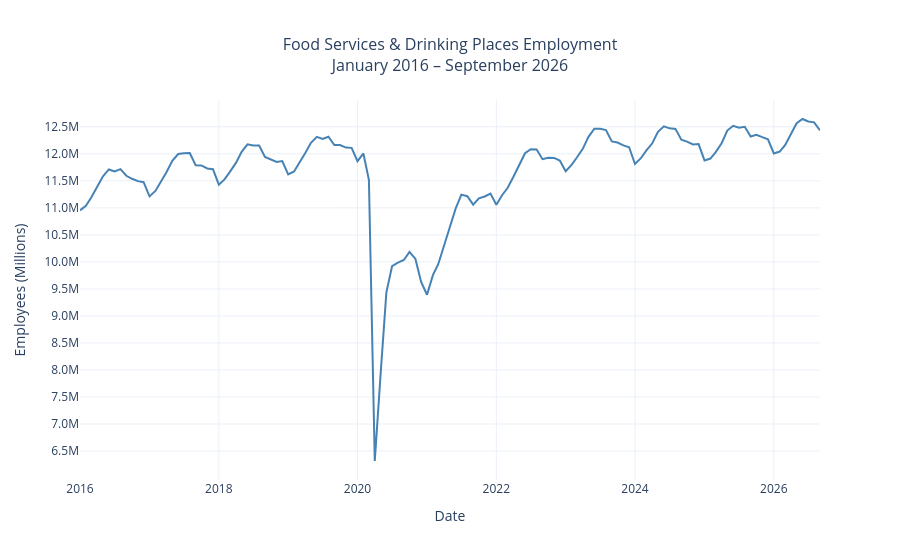

This figure's notebook cell:
### Code cell
# =============================================================================
# Section 2: Full Series
# =============================================================================

fig = go.Figure()

fig.add_trace(go.Scatter(
    x=df.index, y=df['employed'],
    mode='lines',
    name='Employed',
    line=dict(color='steelblue', width=2)
))

fig.update_layout(
    title=dict(text='Food Services & Drinking Places Employment<br>January 2016 – September 2026',
               x=0.5, font=dict(size=16)),
    xaxis_title='Date',
    yaxis_title='Employees (Millions)',
    yaxis=dict(
        tickvals=list(range(6_500_000, 13_000_000, 500_000)),
        ticktext=[
            f'{v/1_000_000:.1f}M'
            for v in range(6_500_000, 13_000_000, 500_000)
        ]
    ),
    hovermode='x unified',
    template='plotly_white'
)

fig.show()

### Figure 1 — Plotly figure (JSON) as saved in the notebook; plotly's stock layout.template omitted (floating-point values rounded to 4 significant figures; data arrays with more than 128 entries replaced by an {"elided": "..."} marker saying what was removed)
{"data": [{"line": {"color": "steelblue", "width": 2}, "mode": "lines", "name": "Employed", "type": "scatter", "x": {"elided": "129 str values"}, "y": {"elided": "129 int values"}}], "layout": {"hovermode": "x unified", "title": {"font": {"size": 16}, "text": "Food Services & Drinking Places Employment<br>January 2016 – September 2026", "x": 0.5}, "xaxis": {"title": {"text": "Date"}}, "yaxis": {"ticktext": ["6.5M", "7.0M", "7.5M", "8.0M", "8.5M", "9.0M", "9.5M", "10.0M", "10.5M", "11.0M", "11.5M", "12.0M", "12.5M"], "tickvals": [6500000, 7000000, 7500000, 8000000, 8500000, 9000000, 9500000, 10000000, 10500000, 11000000, 11500000, 12000000, 12500000], "title": {"text": "Employees (Millions)"}}}}
